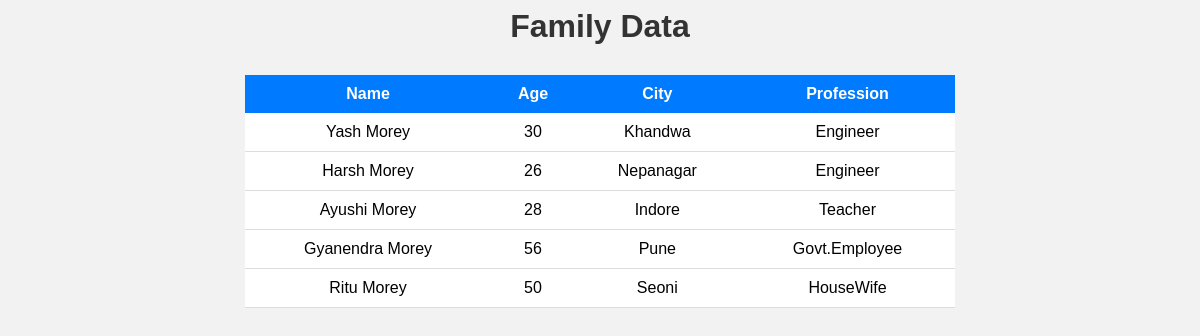
The page / on the database its author committed.
### portfolio/models.py (models this page shows, shortened)
class Student(models.Model):
    name=models.CharField(max_length=100)
    age=models.IntegerField()
    city=models.CharField(max_length=100)
    profession=models.CharField(max_length=100,default="Unknown")

### portfolio/views.py (the view)
# urls.py: path('',views.student_list,name='student_list'),
def student_list(request):
    students=Student.objects.all()
    return render (request,'portfolio/student_list.html',{'students':students})

### templates/portfolio/student_list.html (shortened to what this page needs)
<html>
  <head>
    {% load static %}
<link rel="stylesheet" href="{% static 'css/style.css' %}">
  </head>
  <body>
    <h1>Family Data</h1>
    {% if students%}
    <table>
      <thead>
      <tr>
        <th>Name</th>
        <th>Age</th>
        <th>City</th>
        <th>Profession</th>
      </tr>
      </thead>
      <tbody>
      {% for student in students %}
      <tr>
        <td>{{ student.name }}</td>
        <td>{{ student.age }}</td>
        <td>{{ student.city }}</td>
        <td>{{ student.profession }}</td>
      </tr>
      {% endfor %}
      </tbody>
    </table>
    {% else %}
    <p>No student data available.</p>
    {% endif %}
  </body>
</html>

### static/css/style.css (style rules this page uses)
body { font-family: Arial, sans-serif; background-color: #f2f2f2; }
h1 { text-align: center; color: #333; }
table { width: 60%; margin: 30px auto; border-collapse: collapse; background: white; }
th { background-color: #007BFF; color: white; padding: 10px; }
td { padding: 10px; text-align: center; border-bottom: 1px solid #ddd; }

### rows shown on the page
Student: name "Yash Morey", age "30", city "Khandwa", profession "Engineer"
Student: name "Harsh Morey", age "26", city "Nepanagar", profession "Engineer"
Student: name "Ayushi Morey", age "28", city "Indore", profession "Teacher"
Student: name "Gyanendra Morey", age "56", city "Pune", profession "Govt.Employee"
Student: name "Ritu Morey", age "50", city "Seoni", profession "HouseWife"
